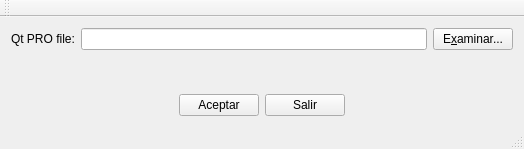
<?xml version="1.0" encoding="UTF-8"?>
<ui version="4.0">
 <class>MainWindow</class>
 <widget class="QMainWindow" name="MainWindow">
  <property name="geometry">
   <rect>
    <x>0</x>
    <y>0</y>
    <width>524</width>
    <height>149</height>
   </rect>
  </property>
  <property name="windowTitle">
   <string>MainWindow</string>
  </property>
  <widget class="QWidget" name="centralWidget">
   <layout class="QGridLayout" name="gridLayout_4">
    <item row="0" column="0">
     <layout class="QGridLayout" name="gridLayout_3">
      <item row="0" column="0">
       <layout class="QGridLayout" name="gridLayout">
        <item row="0" column="0">
         <widget class="QLabel" name="label">
          <property name="text">
           <string>Qt PRO file:</string>
          </property>
         </widget>
        </item>
        <item row="0" column="1">
         <widget class="QLineEdit" name="lineEdit_proFile">
          <property name="readOnly">
           <bool>true</bool>
          </property>
         </widget>
        </item>
        <item row="0" column="2">
         <widget class="QPushButton" name="pushButton_examinar">
          <property name="text">
           <string>E&amp;xaminar...</string>
          </property>
         </widget>
        </item>
       </layout>
      </item>
      <item row="1" column="0">
       <spacer name="verticalSpacer">
        <property name="orientation">
         <enum>Qt::Vertical</enum>
        </property>
        <property name="sizeHint" stdset="0">
         <size>
          <width>20</width>
          <height>40</height>
         </size>
        </property>
       </spacer>
      </item>
      <item row="2" column="0">
       <layout class="QGridLayout" name="gridLayout_2">
        <item row="0" column="0">
         <spacer name="horizontalSpacer">
          <property name="orientation">
           <enum>Qt::Horizontal</enum>
          </property>
          <property name="sizeHint" stdset="0">
           <size>
            <width>40</width>
            <height>20</height>
           </size>
          </property>
         </spacer>
        </item>
        <item row="0" column="1">
         <widget class="QPushButton" name="pushButton_aceptar">
          <property name="text">
           <string>Aceptar</string>
          </property>
         </widget>
        </item>
        <item row="0" column="2">
         <widget class="QPushButton" name="pushButton_salir">
          <property name="text">
           <string>Salir</string>
          </property>
         </widget>
        </item>
        <item row="0" column="3">
         <spacer name="horizontalSpacer_2">
          <property name="orientation">
           <enum>Qt::Horizontal</enum>
          </property>
          <property name="sizeHint" stdset="0">
           <size>
            <width>40</width>
            <height>20</height>
           </size>
          </property>
         </spacer>
        </item>
       </layout>
      </item>
     </layout>
    </item>
   </layout>
  </widget>
  <widget class="QMenuBar" name="menuBar">
   <property name="geometry">
    <rect>
     <x>0</x>
     <y>0</y>
     <width>524</width>
     <height>21</height>
    </rect>
   </property>
  </widget>
  <widget class="QToolBar" name="mainToolBar">
   <attribute name="toolBarArea">
    <enum>TopToolBarArea</enum>
   </attribute>
   <attribute name="toolBarBreak">
    <bool>false</bool>
   </attribute>
  </widget>
  <widget class="QStatusBar" name="statusBar"/>
 </widget>
 <layoutdefault spacing="6" margin="11"/>
 <resources/>
 <connections/>
</ui>
